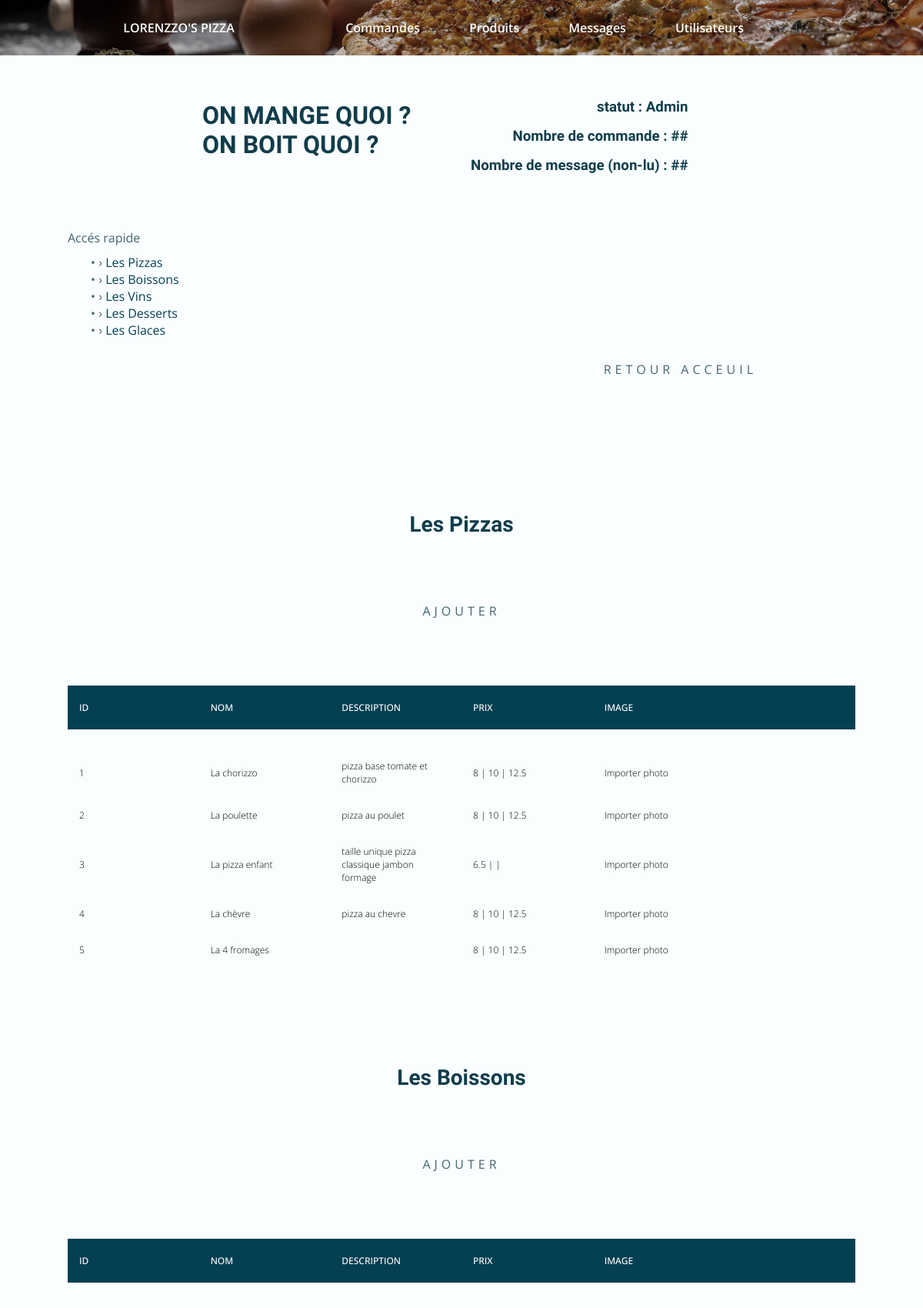
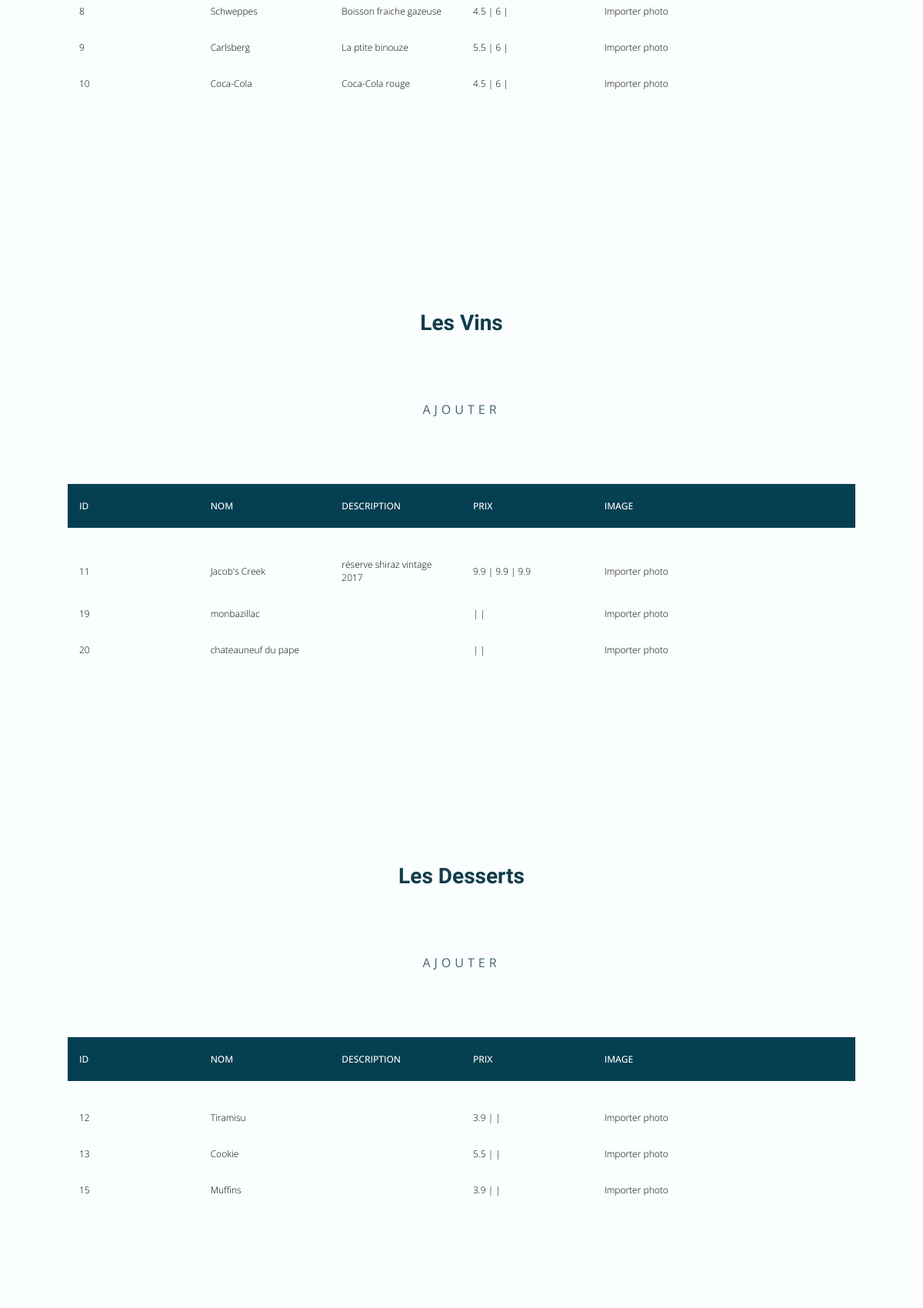
The page /admin-modifier-produit.php (upper part) on the database its author committed (2 pictures, top to bottom).
### tables this page shows
CREATE TABLE IF NOT EXISTS `category` (
  `id` int NOT NULL AUTO_INCREMENT,
  `name` varchar(255) NOT NULL,
  PRIMARY KEY (`id`)
);

CREATE TABLE IF NOT EXISTS `produit` (
  `id` int NOT NULL AUTO_INCREMENT,
  `name` varchar(255) NOT NULL,
  `details` text NOT NULL,
  `img_path` varchar(255) NOT NULL,
  `category_id` int DEFAULT NULL,
  PRIMARY KEY (`id`),
  KEY `fk_product_category` (`category_id`)
);

### dbcontroller.php (called while the page is built, shortened)
<?php
class DBController {
    private $host = "localhost";
    private $user = "root";
    private $password = "";
    private $database = "lorenzzobd_dieug";
    private $conn;
    function __construct() {
        $this->conn = $this->connectDB();
    }
    function connectDB() {
        $conn = new PDO("mysql:host=" . $this->host . ";dbname=" . $this->database, $this->user, $this->password);
        return $conn;
    }
    function runQuery($query) {
        $result = $this->conn->query($query);
        while($row=$result->fetch(PDO::FETCH_ASSOC)) {
            $resultset[] = $row;
        }
        if(!empty($resultset))
            return $resultset;
    }
}
?>

### admin-modifier-produit.php (the view, shortened to what this page needs)
<?php include('base/head.php') ?>
<?php
    require_once ('dbcontroller.php');
    $db_handle = new DBcontroller();
?>
<?php include ('base/header-admin.php') ?>
<?php
    $admins = $db_handle->runQuery("SELECT * FROM admin");
    $admin=$admins[0];
    $categories = $db_handle->runQuery("SELECT * FROM category");
    $products = $db_handle->runQuery("SELECT * FROM produit");
?>
<section class="hero">
    <img src="assets/img/home1.jpg" alt="" class="hero__img">
</section>
<div class="product section">
    <div class="container grid">
        <div class="product__container container grid">
            <div class="product__info">
                <h1 class="product__info-title">On mange quoi ? <br>On boit quoi ?</h1>
            </div>
            <div class="product__data">
                <h3 class="product__data-title">statut : <?= $admin['poste'] ?></h3>
                <h3 class="product__data-title">Nombre de commande : ##</h3>
                <h3 class="product__data-title">Nombre de message (non-lu) : ##</h3>
            </div>
        </div>
        <div class="product__menu">
            <div>
                <span>Accés rapide</span>
            </div>
            <div class="product__menu-button">
             <?php   foreach($categories as $category){
                 $category['name']=str_replace("Nos", "Les", $category['name']);
                 ?><span>• › <a href="#<?= $category['name'] ?>"><?= $category['name'] ?></a></span> <br>
            <?php
             }
            ?>
            </div>
            <div class="product__button">
                <div class="button">
                    <a href="admin.php" class="button__title button__slide-effect">Retour Acceuil</a>
                </div>
            </div>
        </div>
    </div>
<section>
    <?php
        foreach($categories as $category){
            $category['name']=str_replace("Nos", "Les", $category['name']);
            $filteredProducts = array_filter($products, static function($product) use($category){
                if($product['category_id'] === $category['id']){
                    return $product;
                }
            });
    ?>
    <div class="container grid" id="<?= $category['name'] ?>">
        <h2 class="product__title section__title"><?= $category['name'] ?></h2>
        <div class="button">
            <a href="admin-ajouter.php?action=id=<?= $category['id'] ?>" class="button__title button__slide-effect">ajouter</a>
        </div>
        <div class="product__table-header">
            <table cellpadding="0" cellspacing="0" border="0">
                <thead>
                <tr>
                    <th>ID</th>
                    <th>Nom</th>
                    <th>Description</th>
                    <th>Prix</th>
                    <th>Image</th>
                    <th><i class="uil uil-trash-alt"></i></th>
                </tr>
                </thead>
            </table>
        </div>
        <div class="product__table-content">
        <?php
            foreach($filteredProducts as $product){
                $id = $product["id"];
                $price = $db_handle->runQuery("SELECT price FROM price WHERE produit_id =$id")
        ?>
            <table cellpadding="0" cellspacing="0" border="0">
                <tbody>
                <tr>
                    <td><?= $product['id'] ?></td>
                    <td><?= $product['name'] ?></td>
                    <td><?= $product['details'] ?></td>
                    <td><?= $price[0]['price'] ?> | <?= $price[1]['price'] ?> | <?= $price[2]['price'] ?> </td>
                    <td>
                        <label for="upload-photo">Importer photo</label>
                    </td>
                    <td><i class="uil uil-trash-alt"></td>
                </tr>
                </tbody>
            </table>
            <?php
        };
        ?>
        </div>
        </div>
<?php
}
?>
</section>
<?php include ('base/script.php') ?>

### rows shown on the page
category: name "Les Pizzas"
category: name "Les Boissons"
category: name "Les Vins"
category: name "Les Desserts"
category: name "Les Glaces"
produit: id "1", name "La chorizzo", details "pizza base tomate et chorizzo", price "8", price "10", price "12.5"
produit: id "2", name "La poulette", details "pizza au poulet", price "8", price "10", price "12.5"
produit: id "3", name "La pizza enfant", details "taille unique pizza classique jambon formage", price "6.5"
produit: id "4", name "La chèvre", details "pizza au chevre", price "8", price "10", price "12.5"
produit: id "5", name "La 4 fromages", price "8", price "10", price "12.5"
produit: id "8", name "Schweppes", details "Boisson fraiche gazeuse", price "4.5", price "6"
produit: id "9", name "Carlsberg", details "La ptite binouze", price "5.5", price "6"
produit: id "10", name "Coca-Cola", details "Coca-Cola rouge", price "4.5", price "6"
produit: id "11", name "Jacob's Creek", details "réserve shiraz vintage 2017", price "9.9"
produit: id "19", name "monbazillac"
produit: id "20", name "chateauneuf du pape"
produit: id "12", name "Tiramisu", price "3.9"
produit: id "13", name "Cookie", price "5.5"
produit: id "15", name "Muffins", price "3.9"

### other values the page prints
$admin['poste'] "Admin"
